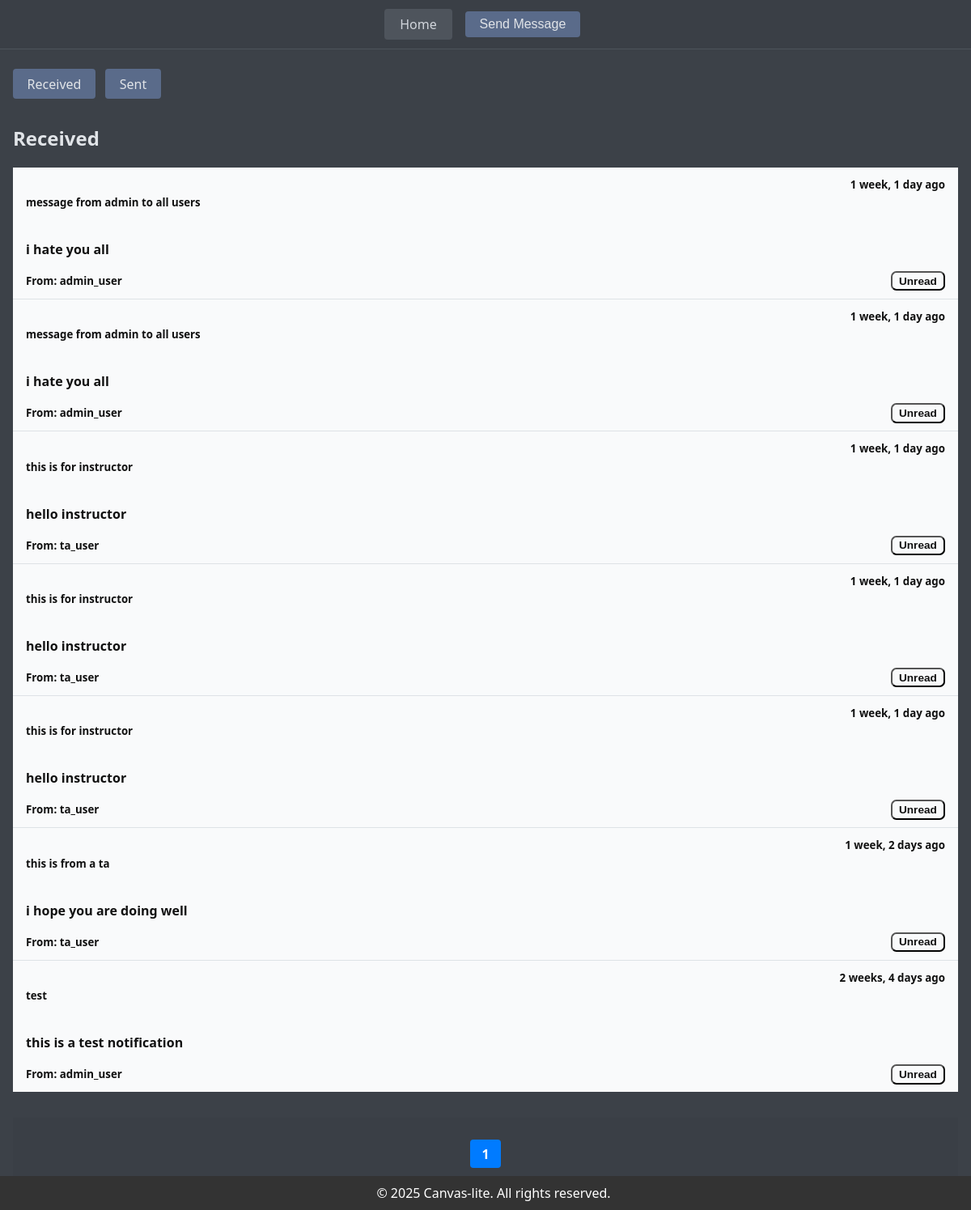
The app's page /sudo/notification/ (signed in) with its own data.
### webapp/models/notifications.py (models this page shows, shortened)
class UserNotification(models.Model):
    user = models.ForeignKey(settings.AUTH_USER_MODEL, on_delete=models.CASCADE)
    notification = models.ForeignKey('Notification', on_delete=models.CASCADE)
    read = models.BooleanField(default=False)
    read_at = models.DateTimeField(null=True, blank=True)
    class Meta:
        unique_together = ('user', 'notification')

class Notification(models.Model):
    sender = models.ForeignKey(
        settings.AUTH_USER_MODEL,
        on_delete=models.SET_NULL,
        null=True,
        blank=True,
        related_name='sent_notification'
    )
    recipients = models.ManyToManyField(
        settings.AUTH_USER_MODEL,
        through='UserNotification',
        through_fields=('notification', 'user'),  # Explicitly define fields
        related_name='received_notifications'
    )
    subject = models.CharField(max_length=100, blank=True)
    message = models.TextField()
    created_at = models.DateTimeField(auto_now_add=True)
    updated_at = models.DateTimeField(auto_now=True)

### webapp/models/users.py (models this page shows, shortened)
class User(AbstractUser):
    phone_number = models.CharField(max_length=15, blank=True, verbose_name='phone_number', null=True)
    description = models.TextField(blank=True, null=True, verbose_name='description')
    group_name = models.CharField(
        max_length=1,
        choices=UserType,
        default=UserType.TA,
    )
    def get_notifications(self):
        return self.usernotification_set.select_related('notification')
    def __str__(self):
        return self.username
    class Meta:
        permissions = (
            ("can_assign_l1", "Can assign to courses/sections: instructor"),
            ("can_assign_l2", "Can assign to courses/sections: admin"),
        )

### webapp/views/inbox.py (the view)
# urls.py: path('sudo/notification/', views.inbox, name='admin_inbox'),
@login_required
def inbox(request):
    box = request.GET.get('box', 'received')  # Default to 'received'
    if box == 'sent':
        notifications = request.user.get_sent_notifications().order_by('-created_at')
        user_notifications = [
            {'notification': n, 'read': True, 'read_at': n.created_at}
            for n in notifications
        ]
    else:
        notifications = request.user.get_notifications().order_by(
            '-notification__created_at')
        user_notifications = notifications
    notification_paginator = Paginator(user_notifications, 10)
    notification_page_number = request.GET.get('page')
    notification_page = notification_paginator.get_page(notification_page_number)
    users = User.objects.exclude(id=request.user.id).order_by('username')
    group_name = request.user.group_name
    if request.method == 'POST':
        form = SendMessageForm(request.POST, user=request.user)
        if form.is_valid():
            all_users = form.cleaned_data['all_users']
            subject = form.cleaned_data['subject']
            message = form.cleaned_data['message']
            if all_users:
                recipients = User.objects.exclude(id=request.user.id)
            else:
                recipients = form.cleaned_data['recipients']
            request.user.send_notifications(recipients=recipients, subject=subject, message=message)
            messages.success(request, "Message sent successfully!")
            if request.user.group_name == "Admin":
                return redirect('admin_inbox')
            else:
                return redirect('user_inbox')
    else:
        form = SendMessageForm(user=request.user)
    return render(request, 'standard_pages/inbox.html', {
        'form': form,
        'notification_page': notification_page,
        'users': users,
        'group_name': group_name,
        'box': box,
    })

### templates/standard_pages/inbox.html (shortened to what this page needs)
{% extends "base.html" %}
{% load static %}
{% load site_tags %}
{% block includes %}
    <link rel="stylesheet" type="text/css" href="{% static 'css/inbox.css' %}">
{% endblock %}
{% block content %}
    <nav>
        {% if group_name == "Admin" %}
            <a href="{% url "admin_home" %}">Home</a>
        {% else %}
            <a href="{% url "home" %}">Home</a>
        {% endif %}
        <button type="button" class="btn" id="open-send-modal">Send Message</button>
    </nav>
    <div class="container">
        <div class="btn-group mb-4">
            <a href="?box=received"
               class="btn {% if box == 'received' %}btn-primary{% else %}btn-outline-primary{% endif %}">Received</a>
            <a href="?box=sent" class="btn {% if box == 'sent' %}btn-primary{% else %}btn-outline-primary{% endif %}">Sent</a>
        </div>
        <h2>{{ box|capfirst }}</h2>
        <ul class="notifications-list mb-4">
            {% for item in notification_page %}
                <li class="list-item notification-item {% if not item.read %}unread{% endif %}">
                    <div class="d-flex justify-between">
                        <h5>{{ item.notification.subject }}</h5>
                        <small>{{ item.notification.created_at|timesince }} ago</small>
                    </div>
                    <p>{{ item.notification.message }}</p>
                    <div>
                        {% if box == 'sent' %}
                            <small>To:
                                {% for recipient in item.notification.recipients.all %}
                                    {{ recipient.username }}{% if not forloop.last %}, {% endif %}
                                {% endfor %}
                            </small>
                        {% else %}
                            <small>From: {{ item.notification.sender.username|default:"System" }}</small>
                            <form method="post"
                                  action="{% url 'toggle_notification_read' nid=item.id %}"
                                  style="display:inline;">
                                <button type="submit"
                                        class="badge float-end {% if item.read %}badge-success{% else %}badge-danger{% endif %}">
                                    {% if item.read %}
                                        Read {{ item.read_at|timesince }} ago
                                    {% else %}
                                        Unread
                                    {% endif %}
                                </button>
                            </form>
                        {% endif %}
                    </div>
                </li>
            {% empty %}
                <li>
                    <div class="alert alert-info">No messages found</div>
                </li>
            {% endfor %}
        </ul>
        <nav>
            <ul class="pagination">
                {% for num in notification_page.paginator.page_range %}
                    <li class="page-item {% if num == notification_page.number %}active{% endif %}">
                        <a class="page-link" href="?box={{ box }}&page={{ num }}">{{ num }}</a>
                    </li>
                {% endfor %}
            </ul>
        </nav>
    </div>
{% endblock %}

### templates/static/css/base_dark.css (style rules this page uses)
body { font-family: 'Segoe UI', Arial, sans-serif; background: #3c4148; color: #e1e4e8; margin: 0; padding: 0; min-height: 100vh; }
.container { flex: 1 0 auto; margin: 1rem; }
nav { background: #3a3f46; padding: 0.7rem 2rem; margin-bottom: 1.5rem; display: flex; gap: 1rem; align-items: center; border-bottom: 1px solid #4e545c; justify-content: center; }
nav ul { list-style: none; padding: 0; margin: 0; display: flex; gap: 1rem; justify-content: center; }
nav a, nav .btn, nav button { text-decoration: none; color: #d1d5db; background: #4e545c; padding: 0.5rem 1.2rem; border-radius: 4px; transition: background 0.2s, color 0.2s; font-weight: 500; border: none; }
.list, .notifications-list, .list.user-list { list-style: none; padding: 0; margin: 0 0 1rem 0; }
.list li, .list-item { padding: 0.75rem 1rem; border-bottom: 1px solid #dee2e6; background: inherit; transition: background 0.15s; }
.list li:last-child, .list-item:last-child { border-bottom: none; }
.list-item.active, .list-item.unread { background: #e9ecef; font-weight: bold; }
.badge { display: inline-block; padding: 0.2em 0.6em; font-size: 0.85em; border-radius: 0.5em; font-weight: 600; vertical-align: middle; }
.badge-danger { background: #dc3545; color: #fff; }
.pagination { display: flex; gap: 0.25em; list-style: none; padding: 0; margin: 1em 0; }
.page-item.active .page-link { font-weight: bold; background: #007bff; color: #fff !important; border-radius: 4px; }
.page-link { display: block; padding: 0.4em 0.9em; text-decoration: none; color: inherit; background: #f8f9fa; border-radius: 4px; transition: background 0.2s; }
.btn, button.btn { display: inline-block; background: #5a6b8a; color: #e1e4e8 !important; border: none; padding: 0.45rem 1.1rem; border-radius: 4px; cursor: pointer; text-decoration: none; font-size: 1rem; margin-right: 0.5rem; font-weight: 500; transition: background 0.2s; }
.float-end { float: right; }
.mb-4 { margin-bottom: 2rem; }
.d-flex { display: flex; }
.justify-between { justify-content: space-between; }

### templates/static/css/inbox.css (style rules this page uses)
.list-item.active, .list-item.unread { background: #e9ecef; font-weight: bold; }
.notification-item, .notification-item * { color: #111 !important; background: #f9fafb !important; }

### records on screen
UserNotification: notification.subject "message from admin to all users", notification.created_at "1 week, 1 day", notification.message "i hate you all", notification.sender.username "admin_user", read "Unread"
UserNotification: notification.subject "message from admin to all users", notification.created_at "1 week, 1 day", notification.message "i hate you all", notification.sender.username "admin_user", read "Unread"
UserNotification: notification.subject "this is for instructor", notification.created_at "1 week, 1 day", notification.message "hello instructor", notification.sender.username "ta_user", read "Unread"
UserNotification: notification.subject "this is for instructor", notification.created_at "1 week, 1 day", notification.message "hello instructor", notification.sender.username "ta_user", read "Unread"
UserNotification: notification.subject "this is for instructor", notification.created_at "1 week, 1 day", notification.message "hello instructor", notification.sender.username "ta_user", read "Unread"
UserNotification: notification.subject "this is from a ta", notification.created_at "1 week, 2 days", notification.message "i hope you are doing well", notification.sender.username "ta_user", read "Unread"
UserNotification: notification.subject "test", notification.created_at "2 weeks, 4 days", notification.message "this is a test notification", notification.sender.username "admin_user", read "Unread"

### other values on screen
{{ box|capfirst }} "Received"
{{ num }} "1"
